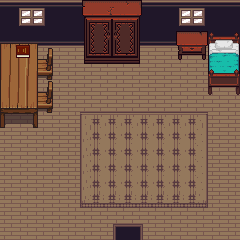

Below is a game level as drawn by its tile map, then a one-line description and the .tmx file that defines it, in full:
An orthogonal 15x15 tile map with 16x16 px tiles, 8 tile layers (suelo, accesos, alfombra, pared, ...), 2 tilesets and 3 objects.

<map version="1.2" tiledversion="1.3.3" orientation="orthogonal" renderorder="right-down" width="15" height="15" tilewidth="16" tileheight="16" infinite="0" nextlayerid="10" nextobjectid="5">
 <tileset firstgid="1" source="../Casa 1/Inner.tsx" />
 <tileset firstgid="1001" source="../Casa 1/elementos.tsx" />
 <layer id="1" name="suelo" width="15" height="15">
  <data encoding="csv">
41,41,41,41,41,41,41,41,41,41,41,41,41,41,41,
41,41,41,41,41,41,41,41,41,41,41,41,41,41,41,
41,41,41,41,41,41,41,41,41,41,41,41,41,41,41,
41,41,41,41,41,41,41,41,41,41,41,41,41,41,41,
41,41,41,41,41,41,41,41,41,41,41,41,41,41,41,
41,41,41,41,41,41,41,41,41,41,41,41,41,41,41,
41,41,41,41,41,41,41,41,41,41,41,41,41,41,41,
41,41,41,41,41,41,41,41,41,41,41,41,41,41,41,
41,41,41,41,41,41,41,41,41,41,41,41,41,41,41,
41,41,41,41,41,41,41,41,41,41,41,41,41,41,41,
41,41,41,41,41,41,41,41,41,41,41,41,41,41,41,
41,41,41,41,41,41,41,41,41,41,41,41,41,41,41,
41,41,41,41,41,41,41,41,41,41,41,41,41,41,41,
41,41,41,41,41,41,41,41,41,41,41,41,41,41,41,
41,41,41,41,41,41,41,41,41,41,41,41,41,41,41
</data>
 </layer>
 <layer id="8" name="accesos" width="15" height="15">
  <data encoding="csv">
0,0,0,0,0,0,0,0,0,0,0,0,0,0,0,
0,0,0,0,0,0,0,0,0,0,0,0,0,0,0,
0,0,0,0,0,0,0,0,0,0,0,0,0,0,0,
0,0,0,0,0,0,0,0,0,0,0,0,0,0,0,
0,0,0,0,0,0,0,0,0,0,0,0,0,0,0,
0,0,0,0,0,0,0,0,0,0,0,0,0,0,0,
0,0,0,0,0,0,0,0,0,0,0,0,0,0,0,
0,0,0,0,0,122,123,123,123,123,123,123,124,0,0,
0,0,0,0,0,162,163,163,163,163,163,163,164,0,0,
0,0,0,0,0,162,163,163,163,163,163,163,164,0,0,
0,0,0,0,0,162,163,163,163,163,163,163,164,0,0,
0,0,0,0,0,162,163,163,163,163,163,163,164,0,0,
0,0,0,0,0,202,203,203,203,203,203,203,204,0,0,
0,0,0,0,0,0,0,0,0,0,0,0,0,0,0,
0,0,0,0,0,0,0,564,565,0,0,0,0,0,0
</data>
 </layer>
 <layer id="7" name="alfombra" width="15" height="15">
  <data encoding="csv">
0,0,0,0,0,0,0,0,0,0,0,0,0,0,0,
0,0,0,0,0,0,0,0,0,0,0,0,0,0,0,
0,0,0,0,0,0,0,0,0,0,0,0,0,0,0,
0,0,0,0,0,0,0,0,0,0,0,0,0,0,0,
0,0,0,0,0,0,0,0,0,0,0,0,0,0,0,
0,0,0,0,0,0,0,0,0,0,0,0,0,0,0,
0,0,0,0,0,0,0,0,0,0,0,0,0,0,0,
0,0,0,0,0,0,0,0,0,0,0,0,0,0,0,
0,0,0,0,0,0,0,0,0,0,0,0,0,0,0,
0,0,0,0,0,0,0,0,0,0,0,0,0,0,0,
0,0,0,0,0,0,0,0,0,0,0,0,0,0,0,
0,0,0,0,0,0,0,0,0,0,0,0,0,0,0,
0,0,0,0,0,0,0,0,0,0,0,0,0,0,0,
0,0,0,0,0,0,0,0,0,0,0,0,0,0,0,
0,0,0,0,0,0,0,0,0,0,0,0,0,0,0
</data>
 </layer>
 <layer id="2" name="pared" width="15" height="15">
  <data encoding="csv">
3,3,3,3,3,3,3,3,3,3,3,3,3,3,3,
43,43,43,43,43,43,43,43,43,43,43,43,43,43,43,
83,83,83,83,83,83,83,83,83,83,83,83,83,83,83,
0,0,0,0,0,0,0,0,0,0,0,0,0,0,0,
0,0,0,0,0,0,0,0,0,0,0,0,0,0,0,
0,0,0,0,0,0,0,0,0,0,0,0,0,0,0,
0,0,0,0,0,0,0,0,0,0,0,0,0,0,0,
0,0,0,0,0,0,0,0,0,0,0,0,0,0,0,
0,0,0,0,0,0,0,0,0,0,0,0,0,0,0,
0,0,0,0,0,0,0,0,0,0,0,0,0,0,0,
0,0,0,0,0,0,0,0,0,0,0,0,0,0,0,
0,0,0,0,0,0,0,0,0,0,0,0,0,0,0,
0,0,0,0,0,0,0,0,0,0,0,0,0,0,0,
0,0,0,0,0,0,0,0,0,0,0,0,0,0,0,
0,0,0,0,0,0,0,0,0,0,0,0,0,0,0
</data>
 </layer>
 <layer id="3" name="ventanas" width="15" height="15">
  <data encoding="csv">
0,170,171,0,0,0,0,0,0,0,0,170,171,0,0,
0,210,211,0,0,0,0,0,0,0,0,210,211,0,0,
0,0,0,1892,0,0,0,0,0,0,0,0,0,0,0,
0,0,0,0,0,0,0,0,0,0,0,0,0,0,0,
0,0,0,0,0,0,0,0,0,0,0,0,0,0,0,
0,0,0,0,0,0,0,0,0,0,0,0,0,0,0,
0,0,0,0,0,0,0,0,0,0,0,0,0,0,0,
0,0,0,0,0,0,0,0,0,0,0,0,0,0,0,
0,0,0,0,0,0,0,0,0,0,0,0,0,0,0,
0,0,0,0,0,0,0,0,0,0,0,0,0,0,0,
0,0,0,0,0,0,0,0,0,0,0,0,0,0,0,
0,0,0,0,0,0,0,0,0,0,0,0,0,0,0,
0,0,0,0,0,0,0,0,0,0,0,0,0,0,0,
0,0,0,0,0,0,0,0,0,0,0,0,0,0,0,
0,0,0,0,0,0,0,0,0,0,0,0,0,0,0
</data>
 </layer>
 <layer id="4" name="mesas" width="15" height="15">
  <data encoding="csv">
0,0,0,0,0,2227,2228,2229,2230,0,0,0,0,0,0,
0,0,0,0,0,2275,2276,2277,2278,0,0,0,0,0,0,
1889,1890,1891,1892,0,2323,2324,2325,2326,0,0,0,0,0,0,
1937,1938,1939,1940,0,2371,2372,2373,2374,0,0,0,0,0,0,
1985,1986,1987,1988,0,0,0,0,0,0,0,0,0,0,0,
2033,2034,2035,2036,0,0,0,0,0,0,0,0,0,0,0,
2081,2082,2083,2084,0,0,0,0,0,0,0,0,0,0,0,
2129,2130,2131,2132,0,0,0,0,0,0,0,0,0,0,0,
0,0,0,0,0,0,0,0,0,0,0,0,0,0,0,
0,0,0,0,0,0,0,0,0,0,0,0,0,0,0,
0,0,0,0,0,0,0,0,0,0,0,0,0,0,0,
0,0,0,0,0,0,0,0,0,0,0,0,0,0,0,
0,0,0,0,0,0,0,0,0,0,0,0,0,0,0,
0,0,0,0,0,0,0,0,0,0,0,0,0,0,0,
0,0,0,0,0,0,0,0,0,0,0,0,0,0,0
</data>
 </layer>
 <layer id="5" name="cama" width="15" height="15">
  <data encoding="csv">
0,0,0,0,0,0,0,0,0,0,0,0,0,0,0,
0,0,0,0,0,0,0,0,0,0,0,0,0,0,0,
0,0,0,0,0,0,0,0,0,0,0,0,0,2235,2236,
0,0,0,0,0,0,0,0,0,0,0,0,0,2283,2284,
0,0,0,0,0,0,0,0,0,0,0,0,0,2331,2332,
0,0,0,0,0,0,0,0,0,0,0,0,0,2379,2380,
0,0,0,0,0,0,0,0,0,0,0,0,0,0,0,
0,0,0,0,0,0,0,0,0,0,0,0,0,0,0,
0,0,0,0,0,0,0,0,0,0,0,0,0,0,0,
0,0,0,0,0,0,0,0,0,0,0,0,0,0,0,
0,0,0,0,0,0,0,0,0,0,0,0,0,0,0,
0,0,0,0,0,0,0,0,0,0,0,0,0,0,0,
0,0,0,0,0,0,0,0,0,0,0,0,0,0,0,
0,0,0,0,0,0,0,0,0,0,0,0,0,0,0,
0,0,0,0,0,0,0,0,0,0,0,0,0,0,0
</data>
 </layer>
 <layer id="6" name="libros" width="15" height="15">
  <data encoding="csv">
0,0,0,0,0,0,0,0,0,0,0,0,0,0,0,
0,0,0,0,0,0,0,0,0,0,0,2095,2096,0,0,
0,1888,0,0,0,0,0,0,0,0,0,2143,2144,0,0,
0,1936,0,0,0,0,0,0,0,0,0,2191,2192,0,0,
0,0,0,0,0,0,0,0,0,0,0,0,0,0,0,
0,0,0,0,0,0,0,0,0,0,0,0,0,0,0,
0,0,0,0,0,0,0,0,0,0,0,0,0,0,0,
0,0,0,0,0,0,0,0,0,0,0,0,0,0,0,
0,0,0,0,0,0,0,0,0,0,0,0,0,0,0,
0,0,0,0,0,0,0,0,0,0,0,0,0,0,0,
0,0,0,0,0,0,0,0,0,0,0,0,0,0,0,
0,0,0,0,0,0,0,0,0,0,0,0,0,0,0,
0,0,0,0,0,0,0,0,0,0,0,0,0,0,0,
0,0,0,0,0,0,0,0,0,0,0,0,0,0,0,
0,0,0,0,0,0,0,0,0,0,0,0,0,0,0
</data>
 </layer>
 <objectgroup id="9" name="colisiones">
  <object id="1" x="0" y="0.5">
   <polygon points="0,0 0,239.5 240.5,240 241.5,-1 5,-1.5 5,-9 253,-6.5 250,249.5 -11.5,247 -8.5,-1" />
  </object>
  <object id="2" x="2" y="44">
   <polygon points="0,0 205.5,0 206,27.5 237,27.5 237.5,-43.5 -2,-43.5" />
  </object>
  <object id="4" x="1.5" y="99">
   <polygon points="0,0 51.5,-0.5 51,-54.5 -1.5,-55.5" />
  </object>
 </objectgroup>
</map>
